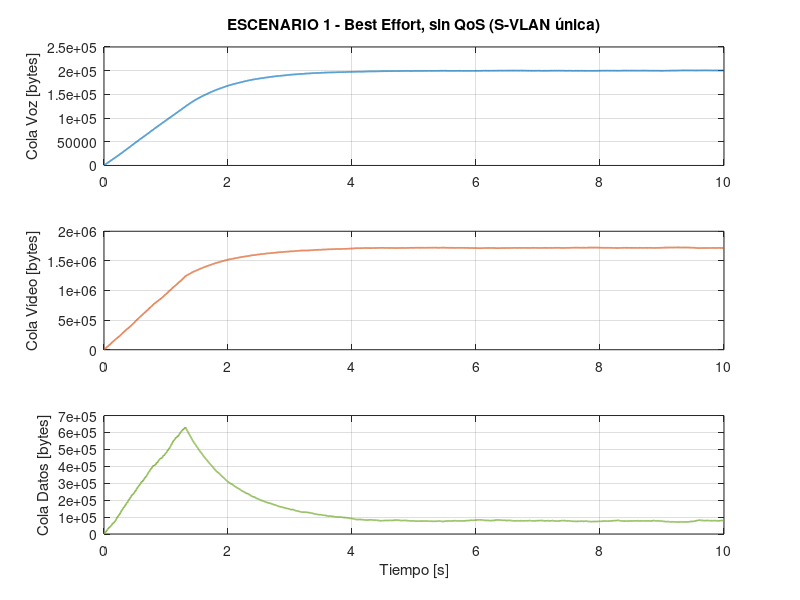
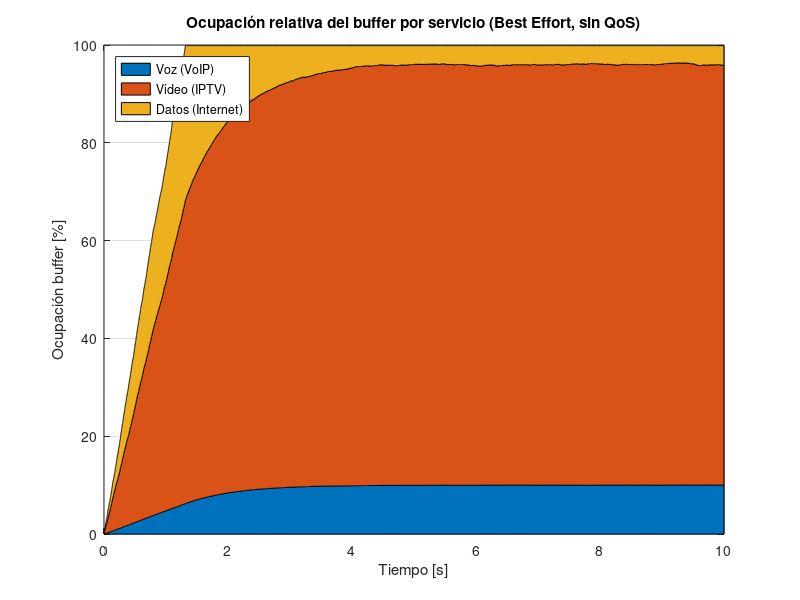
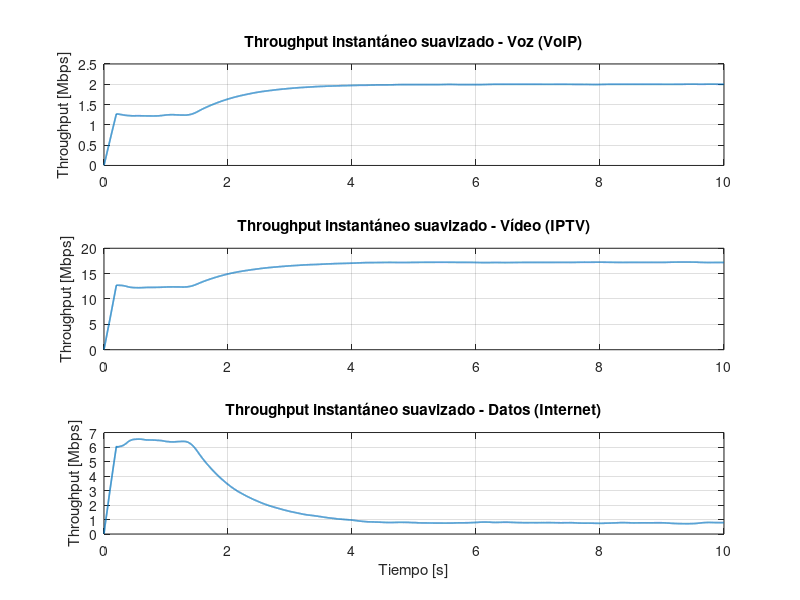
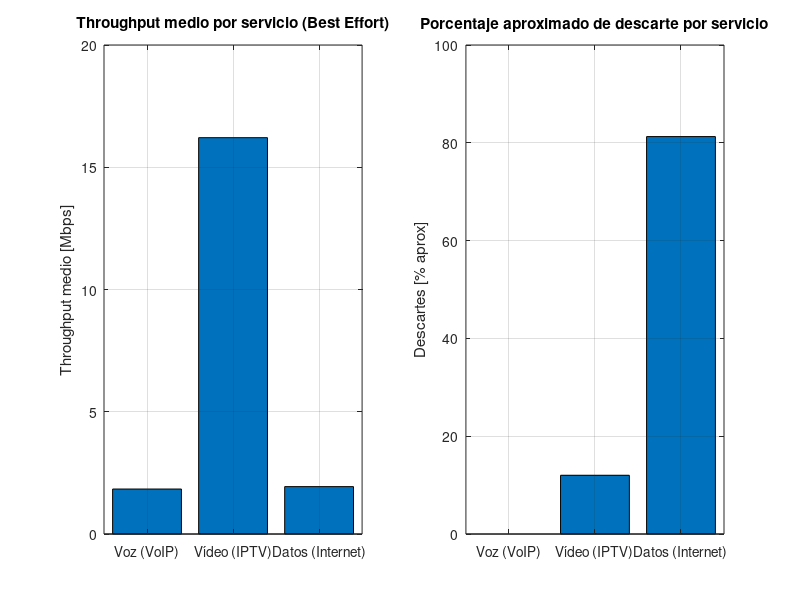

Reproduce these figures in MATLAB, in order.
%% ==============================================================
%  escenario1_best_effort_sin_qos.m
%
%  ESCENARIO 1 (ERROR):
%  "Todo Best Effort, sin QoS, casi sin Q-in-Q"
%
%  - Red Metro Ethernet que transporta servicios triple-play:
%      * Voz (VoIP)
%      * Vídeo (IPTV)
%      * Datos (Internet)
%  - El enlace de salida está CONGESTIONADO (capacidad insuficiente).
%  - NO se aplica QoS (no hay priorización):
%      * Todos los servicios se tratan igual (Best Effort).
%  - Casi sin Q-in-Q:
%      * Podemos imaginar que todo va dentro de UNA única VLAN
%        de servicio (S-VLAN) del operador.
%      * No diferenciamos C-VLAN ni PCP. Es como si todo fuera
%        tráfico "genérico" dentro del Metro Ethernet.
%
%  OBJETIVO DEL ESCENARIO:
%    Demostrar el ERROR de no aplicar QoS:
%      - La voz (VoIP) sufre colas y pérdidas similares
%        al resto de servicios cuando hay congestión.
%      - No se garantizan ni retardo ni pérdida baja para la voz.
%
%  Este script:
%    1) Simula el tráfico de voz, vídeo y datos llegando a un
%       enlace compartido congestionado.
%    2) Modela un único buffer de salida compartido.
%    3) Aplica una política de servicio Best Effort (sin prioridad).
%    4) Calcula colas, throughput y descartes.
%    5) Dibuja varias gráficas para analizar el comportamiento.
%
%  NOTA:
%    No es una simulación de paquetes Ethernet "reales" (bit a bit),
%    sino un modelo de colas a nivel de bytes/tasa de tráfico,
%    suficiente para explicar conceptos de QoS.
%
%  Autor: ChatGPT (adaptado para docencia)
% ==============================================================

clear; clc; close all;

%% ------------------ PARÁMETROS GENERALES DE SIMULACIÓN ------------------

% Duración total de la simulación [segundos].
% Elegimos un valor moderado para poder ver bien la dinámica de colas.
Tsim = 10;   % 10 segundos

% Paso de tiempo de la simulación [segundos].
% Cuanto menor sea dt:
%   - Más precisa la simulación.
%   - Más iteraciones (más carga de cómputo).
dt = 1e-3;   % 1 ms

% Número total de pasos o iteraciones del bucle de simulación.
N = round(Tsim / dt);

% Vector de tiempo para usar en las gráficas (desde 0 hasta Tsim - dt).
t = (0:N-1) * dt;

% Capacidad del enlace Metro Ethernet [bits/s].
% ERROR QUE QUEREMOS DEMOSTRAR:
%   La suma de tasas ofrecidas será MAYOR que esta capacidad,
%   para forzar congestión y ver el problema sin QoS.
%
% Servicios:
%   - Voz:   2 Mbps
%   - Vídeo: 20 Mbps
%   - Datos: 10 Mbps
%   ----------------------------
%   Suma:   32 Mbps > capacidad (por ej. 20 Mbps)
%
C_bps = 20e6;   % 20 Mbps (capacidad insuficiente frente a 32 Mbps ofrecidos)

% Capacidad del enlace por intervalo de tiempo dt, en BYTES por "slot".
% C_bytes_slot = (bits por segundo) * (segundos) / (8 bits por byte).
C_bytes_slot = C_bps * dt / 8;

% Tamaño total del buffer de salida [bytes].
% Este buffer se comparte ENTRE todos los servicios (voz, vídeo, datos).
% Si se llena, los bytes que lleguen de más se DESCARTAN (pérdida).
buffer_total_bytes = 2e6;   % 2 MBytes de cola total


%% ------------------ "Casi sin Q-in-Q": configuración VLAN ---------------
% En una red real Metro Ethernet con Q-in-Q:
%   - Hay una S-VLAN (outer VLAN) del operador.
%   - Cada servicio/hogar podría tener su propia C-VLAN (inner VLAN).
%
% En ESTE escenario erróneo:
%   - Imaginamos que todo el tráfico va dentro de UNA sola S-VLAN.
%   - No usamos C-VLAN para diferenciar servicios.
%   - No se usa PCP (prioridad) ni QoS.
%
% Esto equivale a "casi sin Q-in-Q" desde el punto de vista de QoS:
%   - La red tiene la capacidad de encapsular, pero en la práctica
%     trata todo el tráfico igual.

S_VLAN_ID = 100;  % Única VLAN de servicio del operador

% No definimos C-VLAN ni PCP porque NO se usan en este escenario.
% (Esto es precisamente parte del "error" que queremos ilustrar).


%% ------------------ DEFINICIÓN DE SERVICIOS TRIPLE-PLAY -----------------
% Definimos 3 servicios:
%   1) Voz (VoIP)
%   2) Vídeo (IPTV)
%   3) Datos (Internet / Best Effort)
%
% Para cada servicio, definimos:
%   - rate_bps   : tasa media de generación [bits/s].
%   - pkt_size   : tamaño "típico" de paquete [bytes] (sólo decorativo).
%   - var_rel    : variación relativa de la tasa (para dar realismo).
%
% Importante:
%   La suma de tasas será MAYOR que la capacidad del enlace,
%   para provocar congestión y ver el problema sin QoS.

NUM_SERV = 3;   % número de servicios (voz, vídeo, datos)

% CONSTANTES para acceder por nombre en vez de por número.
VOICE = 1;
VIDEO = 2;
DATA  = 3;

% Creamos un array de estructuras para los servicios.
servicios(NUM_SERV) = struct();

% --------------------- Servicio de VOZ (VoIP) ----------------------------
servicios(VOICE).nombre   = 'Voz (VoIP)';
servicios(VOICE).rate_bps = 2e6;      % 2 Mbps de tráfico de voz
servicios(VOICE).pkt_size = 200;      % 200 bytes, paquetes pequeños
% Variación relativa de la tasa (poca, la voz suele ser casi CBR).
servicios(VOICE).var_rel  = 0.05;     % 5% de variación

% --------------------- Servicio de VÍDEO (IPTV) --------------------------
servicios(VIDEO).nombre   = 'Vídeo (IPTV)';
servicios(VIDEO).rate_bps = 20e6;     % 20 Mbps de vídeo (ej. un canal HD)
servicios(VIDEO).pkt_size = 1400;     % 1400 bytes, paquetes grandes
% Variación relativa de la tasa (moderada).
servicios(VIDEO).var_rel  = 0.20;     % 20% de variación

% --------------------- Servicio de DATOS (Internet) ----------------------
servicios(DATA).nombre    = 'Datos (Internet)';
servicios(DATA).rate_bps  = 10e6;     % 10 Mbps de tráfico de datos
servicios(DATA).pkt_size  = 1000;     % 1000 bytes, tamaño intermedio
% Variación relativa (alta, para simular tráfico "bursty").
servicios(DATA).var_rel   = 0.50;     % 50% de variación


%% ------------------ ESTRUCTURAS PARA GUARDAR RESULTADOS -----------------
% Cola por servicio en cada instante de tiempo:
%   queue_bytes(serv, k) = bytes en cola del servicio "serv" en el instante k.
queue_bytes = zeros(NUM_SERV, N);

% Bytes transmitidos TOTAL acumulados por servicio en todo Tsim.
tx_bytes = zeros(1, NUM_SERV);

% Bytes descartados TOTAL acumulados por servicio (por cola llena).
drop_bytes = zeros(1, NUM_SERV);

% Bytes transmitidos en cada intervalo dt (para throughput instantáneo).
tx_slot = zeros(NUM_SERV, N);

% Bytes descartados en cada intervalo dt (para ver picos de pérdida).
drop_slot = zeros(NUM_SERV, N);


%% ------------------ VARIABLES DE ESTADO DE LA COLA ----------------------
% cola_actual(serv) = bytes en cola del servicio en el instante actual.
cola_actual = zeros(1, NUM_SERV);

% buffer_ocupado = suma de todas las colas (bytes actualmente en el buffer).
buffer_ocupado = 0;


%% ====================== BUCLE PRINCIPAL DE SIMULACIÓN ===================

fprintf('Simulando ESCENARIO 1: Best Effort, sin QoS, S-VLAN única=%d ...\n', S_VLAN_ID);

for k = 1:N
    
    % ==============================================================
    % 1) GENERACIÓN DE TRÁFICO (LLEGADAS A LA COLA)
    % --------------------------------------------------------------
    % En cada intervalo dt, cada servicio genera cierta cantidad
    % de bytes, basada en su tasa media y variabilidad.
    % Estos bytes INTENTAN entrar en el buffer de salida.
    % Si no hay espacio suficiente, se descartan.
    % ==============================================================
    
    % "llegadas(s)" almacenará cuántos bytes genera e intenta encolar
    % el servicio s en este intervalo dt.
    llegadas = zeros(1, NUM_SERV);
    
    for s = 1:NUM_SERV
        
        % Tasa media de generación de ese servicio [bits/s].
        R = servicios(s).rate_bps;
        
        % Variación relativa de la tasa (p.ej. 0.2 => ±20%).
        var_rel = servicios(s).var_rel;
        
        % Generamos un factor aleatorio multiplicativo:
        %   factor_aleatorio ~ N(1, var_rel^2),
        %   es decir, media 1, desviación var_rel.
        factor_aleatorio = 1 + var_rel * randn;
        
        % Si por azar sale negativo, lo truncamos a 0 (no puede ser negativo).
        if factor_aleatorio < 0
            factor_aleatorio = 0;
        end
        
        % Cálculo de bytes generados:
        %   (R bits/seg) * (dt seg) / (8 bits/byte) * factor_aleatorio.
        bytes_generados = (R * factor_aleatorio) * dt / 8;
        
        % Redondeamos al entero más cercano.
        bytes_generados = round(bytes_generados);
        
        % Guardamos en el vector de llegadas.
        llegadas(s) = bytes_generados;
    end
    
    
    % ==============================================================
    % 2) INSERCIÓN EN EL BUFFER / DESCARTE POR COLA LLENA
    % --------------------------------------------------------------
    % Tenemos un ÚNICO buffer compartido de tamaño "buffer_total_bytes".
    % La suma de colas de todos los servicios no puede superar esa capacidad.
    % Si llegan bytes y no hay espacio suficiente, se DESCARTAN.
    % ==============================================================
    
    for s = 1:NUM_SERV
        if llegadas(s) > 0
            % Comprobamos si cabe TODO lo que llega.
            if buffer_ocupado + llegadas(s) <= buffer_total_bytes
                % Cabe todo -> se encola íntegramente.
                cola_actual(s) = cola_actual(s) + llegadas(s);
                buffer_ocupado = buffer_ocupado + llegadas(s);
            else
                % No cabe todo: calculamos cuánto espacio queda libre.
                espacio_libre = buffer_total_bytes - buffer_ocupado;
                
                if espacio_libre > 0
                    % Se acepta sólo lo que cabe. El resto se descarta.
                    cola_actual(s) = cola_actual(s) + espacio_libre;
                    buffer_ocupado = buffer_ocupado + espacio_libre;
                    
                    descartado = llegadas(s) - espacio_libre;
                    drop_bytes(s)    = drop_bytes(s) + descartado;
                    drop_slot(s, k)  = drop_slot(s, k) + descartado;
                else
                    % El buffer está totalmente lleno -> se descarta todo.
                    descartado = llegadas(s);
                    drop_bytes(s)    = drop_bytes(s) + descartado;
                    drop_slot(s, k)  = drop_slot(s, k) + descartado;
                end
            end
        end
    end
    
    
    % ==============================================================
    % 3) SERVICIO DEL ENLACE (SALIDA) - POLÍTICA Best Effort
    % --------------------------------------------------------------
    % El enlace puede transmitir como máximo C_bytes_slot bytes en
    % este intervalo dt. Vamos a repartir esa capacidad de forma
    % proporcional al volumen de datos en cola de cada servicio.
    %
    % Esto simula un servicio Best Effort:
    %   - No hay prioridad.
    %   - Todos compiten en función de su presencia en la cola.
    % ==============================================================
    
    % Capacidad restante que puede transmitir el enlace en este dt.
    capacidad_restante = C_bytes_slot;
    
    % Cálculo del total en cola.
    total_en_cola = sum(cola_actual);
    
    if total_en_cola > 0
        % Repartimos la capacidad según el porcentaje de cola de cada servicio.
        for s = 1:NUM_SERV
            
            % Porcentaje de cola de este servicio frente al total.
            proporcion = cola_actual(s) / total_en_cola;
            
            % Capacidad que "teóricamente" le corresponde a este servicio.
            bytes_a_servir = proporcion * C_bytes_slot;
            
            % No podemos servir más de lo que hay en cola.
            bytes_a_servir = min(bytes_a_servir, cola_actual(s));
            
            % Redondeamos hacia abajo para evitar fracciones.
            bytes_a_servir = floor(bytes_a_servir);
            
            % Actualizamos cola, buffer y contadores SOLO si hay algo que servir.
            if bytes_a_servir > 0
                cola_actual(s)   = cola_actual(s) - bytes_a_servir;
                buffer_ocupado   = buffer_ocupado - bytes_a_servir;
                tx_bytes(s)      = tx_bytes(s) + bytes_a_servir;
                tx_slot(s, k)    = tx_slot(s, k) + bytes_a_servir;
                capacidad_restante = capacidad_restante - bytes_a_servir;
            end
        end
    end
    
    
    % ==============================================================
    % 4) GUARDAR EL ESTADO DE LA COLA PARA ESTE INSTANTE
    % --------------------------------------------------------------
    % Guardamos el número de bytes en cola de cada servicio en el
    % instante k, para poder luego dibujar las gráficas.
    % ==============================================================
    
    queue_bytes(:, k) = cola_actual(:);
    
end  % fin del bucle de tiempo k


%% ====================== CÁLCULO DE MÉTRICAS GLOBALES ====================

% Throughput medio por servicio [bps].
throughput_bps = zeros(1, NUM_SERV);

% Probabilidad aproximada de descarte (porcentaje de bytes descartados).
prob_desc = zeros(1, NUM_SERV);

for s = 1:NUM_SERV
    % Throughput medio:
    %   (bytes transmitidos * 8) / Tsim [bits/s].
    throughput_bps(s) = (tx_bytes(s) * 8) / Tsim;
    
    % Bytes generados aproximados:
    %   tasa media * tiempo / 8. (No tiene en cuenta la variación, pero
    %   nos sirve para estimar el porcentaje de descartes).
    bytes_generados_aprox = servicios(s).rate_bps * Tsim / 8;
    
    % Probabilidad (aproximada) de descarte.
    prob_desc(s) = drop_bytes(s) / bytes_generados_aprox;
end


%% ======================== GRÁFICAS E INTERPRETACIÓN =====================

% Colores para las trazas (simplemente estética).
col_voice = [0 0.447 0.741];     % azul
col_video = [0.8500 0.3250 0.0980]; % rojo/naranja
col_data  = [0.4660 0.6740 0.1880]; % verde

% ------------------------ 1) Colas por servicio --------------------------
figure;
subplot(3,1,1);
plot(t, queue_bytes(VOICE, :), 'Color', col_voice, 'LineWidth', 1.2);
grid on;
title('ESCENARIO 1 - Best Effort, sin QoS (S-VLAN única)');
ylabel('Cola Voz [bytes]');

subplot(3,1,2);
plot(t, queue_bytes(VIDEO, :), 'Color', col_video, 'LineWidth', 1.2);
grid on;
ylabel('Cola Vídeo [bytes]');

subplot(3,1,3);
plot(t, queue_bytes(DATA, :), 'Color', col_data, 'LineWidth', 1.2);
grid on;
ylabel('Cola Datos [bytes]');
xlabel('Tiempo [s]');

% ------------------------ 2) Ocupación del buffer (área apilada) ---------
% Calculamos qué porcentaje del buffer ocupa cada servicio en cada instante.
colas_norm = (queue_bytes.' / buffer_total_bytes) * 100;  % N x 3 (%)

figure;
area(t, colas_norm);
grid on;
title('Ocupación relativa del buffer por servicio (Best Effort, sin QoS)');
xlabel('Tiempo [s]');
ylabel('Ocupación buffer [%]');
legend({servicios(VOICE).nombre, servicios(VIDEO).nombre, servicios(DATA).nombre}, ...
       'Location', 'northwest');

% ------------------------ 3) Throughput instantáneo suavizado ------------
% Calculamos el throughput instantáneo:
%   th_inst(s, k) = tx_slot(s, k) * 8 / (dt * 1e6) [Mbps].
% y lo suavizamos con una media móvil para que la gráfica se vea mejor.

ventana_suav = 200;  % ventana de media móvil (200 muestras ~ 0.2 s)
b = ones(ventana_suav,1) / ventana_suav;  % coeficientes del filtro

figure;
for s = 1:NUM_SERV
    subplot(3,1,s);
    
    % Throughput instantáneo en Mbps.
    th_inst = tx_slot(s, :) * 8 / (dt * 1e6);
    
    % Suavizado con media móvil.
    th_suav = filter(b, 1, th_inst);
    
    plot(t, th_suav, 'LineWidth', 1.2);
    grid on;
    
    if s == VOICE
        titulo_serv = 'Voz (VoIP)';
    elseif s == VIDEO
        titulo_serv = 'Vídeo (IPTV)';
    else
        titulo_serv = 'Datos (Internet)';
    end
    
    title(['Throughput instantáneo suavizado - ', titulo_serv]);
    ylabel('Throughput [Mbps]');
    if s == DATA
        xlabel('Tiempo [s]');
    end
end

% ------------------------ 4) Barras: Thpt medio y descarte ---------------
th_mbps = throughput_bps / 1e6;   % pasamos a Mbps
desc_pct = prob_desc * 100;       % pasamos a %

figure;

subplot(1,2,1);
bar(th_mbps);
set(gca, 'XTickLabel', {servicios.nombre});
ylabel('Throughput medio [Mbps]');
title('Throughput medio por servicio (Best Effort)');
grid on;

subplot(1,2,2);
bar(desc_pct);
set(gca, 'XTickLabel', {servicios.nombre});
ylabel('Descartes [% aprox]');
title('Porcentaje aproximado de descarte por servicio');
grid on;


%% ------------------------ 5) RESUMEN EN CONSOLA -------------------------
fprintf('\n================== RESULTADOS ESCENARIO 1 ==================\n');
fprintf('Config: Best Effort, sin QoS, S-VLAN única=%d (sin C-VLAN / sin PCP)\n\n', S_VLAN_ID);

for s = 1:NUM_SERV
    fprintf('Servicio: %-15s | Thpt = %6.2f Mbps | Descarte aprox = %5.2f %%\n', ...
        servicios(s).nombre, ...
        th_mbps(s), ...
        desc_pct(s));
end

fprintf('\nInterpretación del ESCENARIO 1 (para explicar al profesor):\n');
fprintf(' - Se simula un enlace Metro Ethernet congestionado que transporta voz,\n');
fprintf('   vídeo y datos, todos mezclados dentro de una única VLAN de servicio.\n');
fprintf(' - No se aplica ninguna política de QoS ni de prioridad: todos los\n');
fprintf('   servicios compiten de forma Best Effort.\n');
fprintf(' - Como la capacidad del enlace (20 Mbps) es menor que la suma de las\n');
fprintf('   tasas ofrecidas (32 Mbps), se generan colas largas y pérdidas en los\n');
fprintf('   tres servicios.\n');
fprintf(' - La voz (VoIP) NO recibe un tratamiento preferente y sufre colas y\n');
fprintf('   descartes comparables a los de vídeo y datos, lo que en una red real\n');
fprintf('   implicaría mala calidad de voz (cortes, retardos, etc.).\n');
fprintf(' - Este escenario sirve para ilustrar el ERROR de no aplicar QoS en un\n');
fprintf('   entorno triple-play: la red Metro Ethernet no asegura la calidad de\n');
fprintf('   la voz ni del vídeo cuando hay congestión.\n\n');

